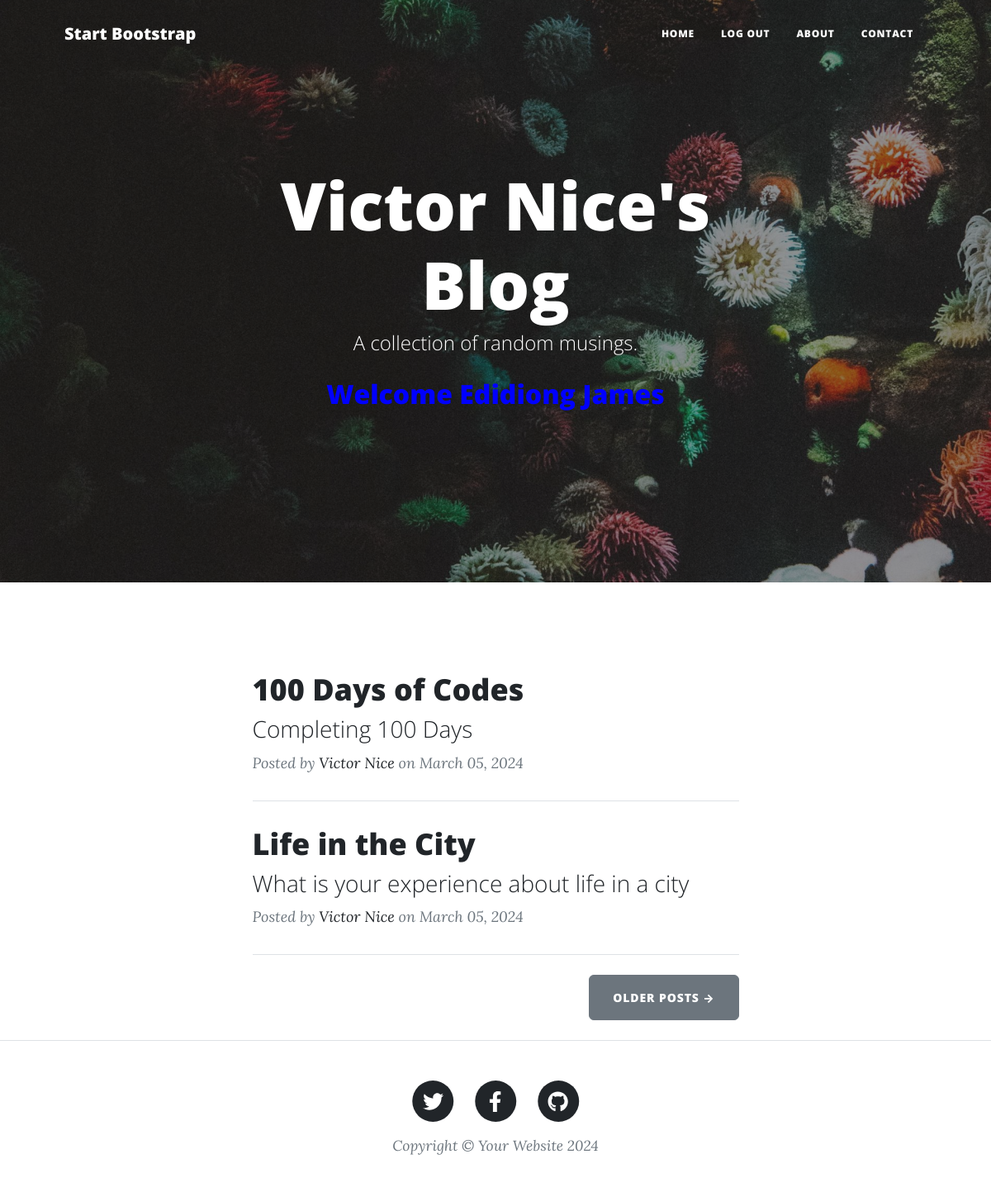
Screenshot of / (signed in) with the database file from the repository.
### main.py (models this page shows)
class User(UserMixin, db.Model):
    __tablename__: str = "users"
    id: Mapped[int] = mapped_column(Integer, primary_key=True)
    email: Mapped[str] = mapped_column(String(100), unique=True, nullable=False)
    password: Mapped[str] = mapped_column(String(350), nullable=False)
    name: Mapped[str] = mapped_column(String(250), nullable=False)
    posts = relationship("BlogPost", back_populates="author")
    comments = relationship("Comment", back_populates="comment_author")

class BlogPost(db.Model):
    __tablename__: str = "blog_posts"
    id: Mapped[int] = mapped_column(Integer, primary_key=True)
    author_id: Mapped[int] = mapped_column(Integer, db.ForeignKey("users.id"))
    author = relationship("User", back_populates="posts")
    comments = relationship("Comment", back_populates="parent_post")
    title: Mapped[str] = mapped_column(String(250), unique=True, nullable=False)
    subtitle: Mapped[str] = mapped_column(String(250), nullable=False)
    date: Mapped[str] = mapped_column(String(250), nullable=False)
    body: Mapped[str] = mapped_column(Text, nullable=False)
    img_url: Mapped[str] = mapped_column(String(250), nullable=False)

### main.py (the view)
@app.route('/')
def get_all_posts():
    result = db.session.execute(db.select(BlogPost))
    posts = result.scalars().all()
    return render_template("index.html", all_posts=posts, current_user=current_user, year=year)

### main.py (called while the page is built)
@login_manager.user_loader
def load_user(user_id):
    return db.get_or_404(User, user_id)

### templates/index.html (shortened to what this page needs)
{% include "header.html" %}
<header
  class="masthead"
  style="background-image: url('../static/assets/img/home-bg.jpg')"
>
  <div class="container position-relative px-4 px-lg-5">
    <div class="row gx-4 gx-lg-5 justify-content-center">
      <div class="col-md-10 col-lg-8 col-xl-7">
        <div class="site-heading">
          <h1>Victor Nice's Blog</h1>
          <span class="subheading">A collection of random musings.</span><br>
          {% if current_user.is_authenticated: %}
            <h2 style="color: blue;">Welcome {{ current_user.name.title() }}</h2>
          {% endif %}
        </div>
      </div>
    </div>
  </div>
</header>
<div class="container px-4 px-lg-5">
  <div class="row gx-4 gx-lg-5 justify-content-center">
    <div class="col-md-10 col-lg-8 col-xl-7">
      <br>
      {% for post in all_posts %}
      <div class="post-preview">
        <a href="{{ url_for('show_post', post_id=post.id) }}">
          <h2 class="post-title">{{ post.title }}</h2>
          <h3 class="post-subtitle">{{ post.subtitle }}</h3>
        </a>
        <p class="post-meta">
          Posted by
          <a href="#">{{post.author.name}}</a>
          on {{post.date}}
        </p>
      </div>
      <hr class="my-4" />
      {% endfor %}
      <div class="d-flex justify-content-end mb-4">
        <a class="btn btn-secondary text-uppercase" href="#!">Older Posts →</a>
      </div>
    </div>
  </div>
</div>
{% include "footer.html" %}

### rows the page displays
User: name "Edidiong James"
BlogPost: title "100 Days of Codes", subtitle "Completing 100 Days", author.name "Victor Nice", date "March 05, 2024"
BlogPost: title "Life in the City", subtitle "What is your experience about life in a city", author.name "Victor Nice", date "March 05, 2024"

### other values shown
{{ year }} "2024"
